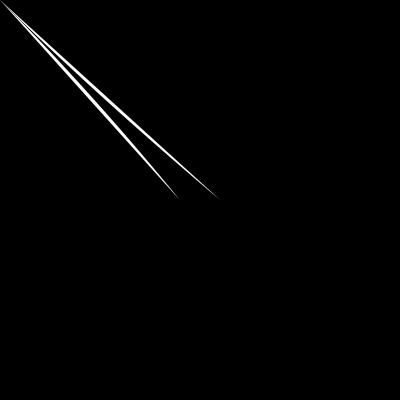
Frame 1 (no input)
Frame 60 (the mouse pressed at the canvas centre just before this capture): identical to frame 1, image omitted
Frame 120 (the mouse held since frame 60 and released just before this capture): blank canvas, image omitted

The Processing sketch that drew this single still picture (run headless with seeded random() and noise(); from frame 60 on, the mouse is pressed at the canvas centre):

// Processing sketch: pasto
// ── pasto.pde
void setup() {
  size(400, 400);
}

void draw() {
  background(0);
  noStroke();
  fill(255);
  pasto(width/2, height/2, dist(mouseX,mouseY,width/2,height/2), map(mouseX, 0, width, PI/2*3-PI/4, PI/2*3+PI/4));
}

void pasto(float x, float y, float tam, float ang) {
  beginShape();
  //bezier(pelota_x, pelota_y, pelota_x+cos(a1)*(largo/2)*d, pelota_y+sin(a1)*(largo/2)*d, centro_x, centro_y, centro_x, centro_y);
  float cx = x+cos(ang)*tam;
  float cy = y+sin(ang)*tam;
  float ang2 = atan2(cy-y, cx-x);
  float x1 = x-cos(PI)*tam/14;
  float y1 = y-sin(PI)*tam/14;
  bezier(x1,y1,x1,y1,cx-cos(ang2)*tam/2,cy-sin(ang2)*tam/2,cx,cy);
  //vertex(x1, y1);
  vertex(cx, cy);
  float x2 = x+cos(PI)*tam/14;
  float y2 = y+sin(PI)*tam/14;
  bezier(cx,cy,cx-cos(ang2)*tam/2,cy-sin(ang2)*tam/2,x2,y2,x2,y2);
  //vertex(x2, y2);
  endShape(CLOSE);
}
